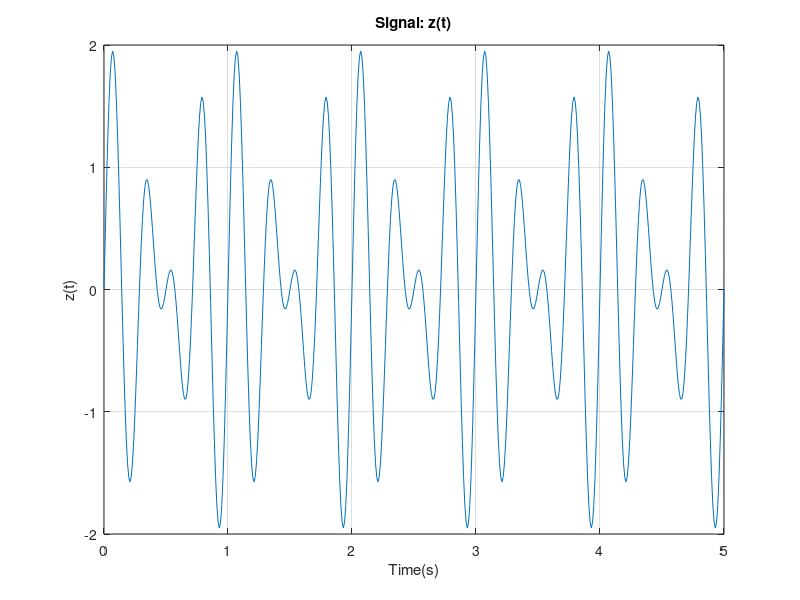

Source code (MATLAB):
%% alinea c)

Ta = 0.01;
t = [0 : Ta: 5];
z = sin(6*pi*t)+sin(8*pi*t);
plot(t,z);
xlabel('Time(s)');
ylabel('z(t)');
title('Signal: z(t)');
grid;

% pelo grafico vemos que periodo=1, logo, como f = 1/periodo:

freq = 1
periodo = 1/freq
valorMaxZ = 1.950870411857320      % (>> max(z) na consola)